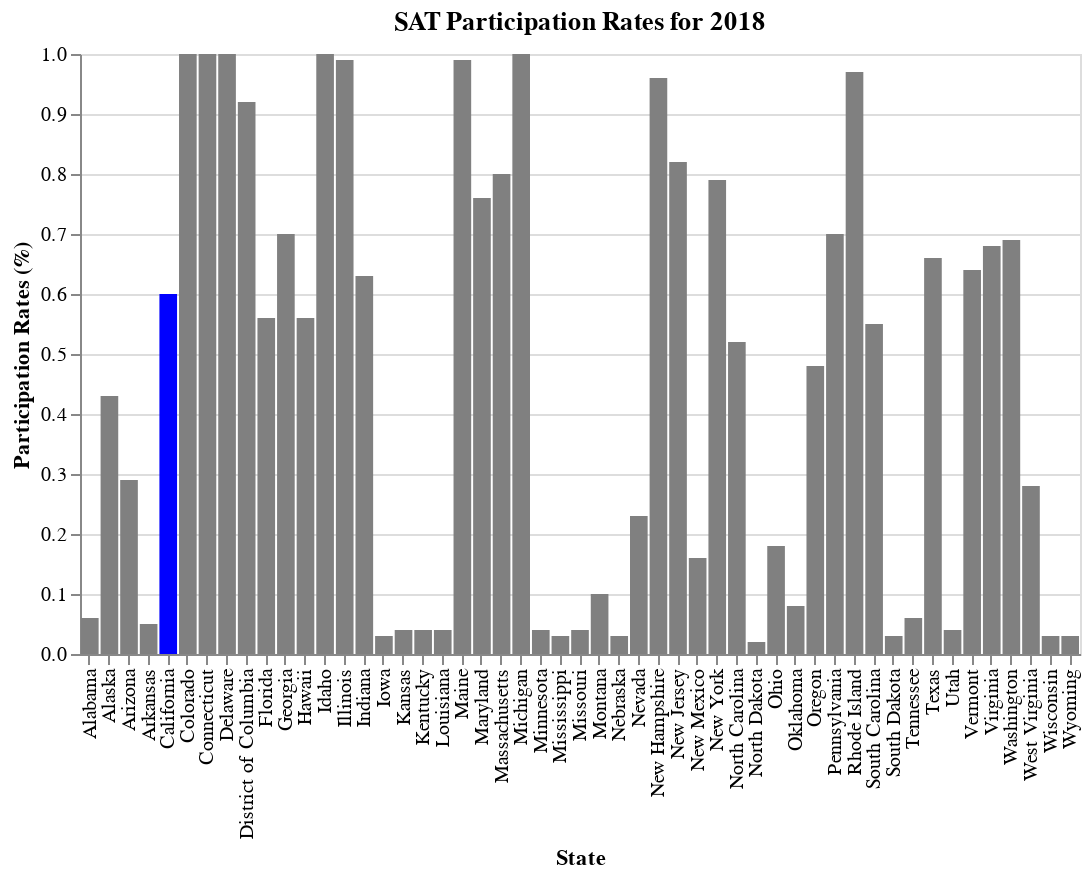

Notebook cell for this chart:
### Code cell
#SAT participation rate for 2018
alt.Chart(states_data).mark_bar().encode(
    x=alt.X('state', title='State'),
    y=alt.Y('sat18_part', title='Participation Rates (%)'),
    color=alt.condition(
        alt.datum.state == 'California',
        alt.value('blue'),
        alt.value('grey')
    )
).properties(width=500, title='SAT Participation Rates for 2018')

### Figure 1 — Vega-Lite specification as saved in the notebook (floating-point values rounded to 4 significant figures)
{"config": {"view": {"continuousWidth": 400, "continuousHeight": 300}}, "data": {"name": "data-569fff93ff2a9f790209f8140c8ab5fc"}, "mark": "bar", "encoding": {"color": {"condition": {"value": "blue", "test": "(datum.state === 'California')"}, "value": "grey"}, "x": {"type": "nominal", "field": "state", "title": "State"}, "y": {"type": "quantitative", "field": "sat18_part", "title": "Participation Rates (%)"}}, "title": "SAT Participation Rates for 2018", "width": 500, "$schema": "https://vega.github.io/schema/vega-lite/v4.8.1.json", "datasets": {"data-569fff93ff2a9f790209f8140c8ab5fc": [{"state": "Alabama", "sat17_part": 0.05, "sat17_ebrw": 593, "sat17_math": 572, "sat17_total": 1165, "act17_part": 1.0, "act17_eng": 18.9, "act17_math": 18.4, "act17_read": 19.7, "act17_sci": 19.4, "act17_comp": 19.2, "sat18_part": 0.06, "sat18_ebrw": 595, "sat18_math": 571, "sat18_total": 1166, "act18_part": 1.0, "act18_comp": 19.1, "sat19_part": 0.07, "sat19_ebrw": 583, "sat19_math": 560, "sat19_total": 1143, "act19_part": 1.0, "act19_comp": 18.9, "pop19": 4903185, "poverty_pct": 14.7, "income17": 50200.0, "income18": 50800.0, "income19": 51700.0, "gdp17": 215100.0, "gdp18": 224000.0, "gdp19": 231200.0, "gdp19_percap": 47150.0}, {"state": "Alaska", "sat17_part": 0.38, "sat17_ebrw": 547, "sat17_math": 533, "sat17_total": 1080, "act17_part": 0.65, "act17_eng": 18.7, "act17_math": 19.8, "act17_read": 20.4, "act17_sci": 19.9, "act17_comp": 19.8, "sat18_part": 0.43, "sat18_ebrw": 562, "sat18_math": 544, "sat18_total": 1106, "act18_part": 0.33, "act18_comp": 20.8, "sat19_part": 0.41, "sat19_ebrw": 556, "sat19_math": 541, "sat19_total": 1097, "act19_part": 0.38, "act19_comp": 20.1, "pop19": 731545, "poverty_pct": 11.8, "income17": 76300.0, "income18": 75700.0, "income19": 75500.0, "gdp17": 53090.0, "gdp18": 54710.0, "gdp19": 54550.0, "gdp19_percap": 74560.0}, {"state": "Arizona", "sat17_part": 0.3, "sat17_ebrw": 563, "sat17_math": 553, "sat17_total": 1116, "act17_part": 0.62, "act17_eng": 18.6, "act17_math": 19.8, "act17_read": 20.1, "act17_sci": 19.8, "act17_comp": 19.7, "sat18_part": 0.29, "sat18_ebrw": 577, "sat18_math": 572, "sat18_total": 1149, "act18_part": 0.66, "act18_comp": 19.2, "sat19_part": 0.31, "sat19_ebrw": 569, "sat19_math": 565, "sat19_total": 1134, "act19_part": 0.73, "act19_comp": 19.0, "pop19": 7278717, "poverty_pct": 12.1, "income17": 59000.0, "income18": 60300.0, "income19": 62100.0, "gdp17": 330400.0, "gdp18": 349900.0, "gdp19": 370000.0, "gdp19_percap": 50830.0}, {"state": "Arkansas", "sat17_part": 0.03, "sat17_ebrw": 614, "sat17_math": 594, "sat17_total": 1208, "act17_part": 1.0, "act17_eng": 18.9, "act17_math": 19.0, "act17_read": 19.7, "act17_sci": 19.5, "act17_comp": 19.4, "sat18_part": 0.05, "sat18_ebrw": 592, "sat18_math": 576, "sat18_total": 1169, "act18_part": 1.0, "act18_comp": 19.4, "sat19_part": 0.06, "sat19_ebrw": 582, "sat19_math": 559, "sat19_total": 1141, "act19_part": 1.0, "act19_comp": 19.3, "pop19": 3017804, "poverty_pct": 15.0, "income17": 47800.0, "income18": 47900.0, "income19": 49000.0, "gdp17": 122400.0, "gdp18": 127300.0, "gdp19": 130800.0, "gdp19_percap": 43360.0}, {"state": "California", "sat17_part": 0.53, "sat17_ebrw": 531, "sat17_math": 524, "sat17_total": 1055, "act17_part": 0.31, "act17_eng": 22.5, "act17_math": 22.7, "act17_read": 23.1, "act17_sci": 22.2, "act17_comp": 22.8, "sat18_part": 0.6, "sat18_ebrw": 540, "sat18_math": 536, "sat18_total": 1076, "act18_part": 0.27, "act18_comp": 22.7, "sat19_part": 0.63, "sat19_ebrw": 534, "sat19_math": 531, "sat19_total": 1065, "act19_part": 0.23, "act19_comp": 22.6, "pop19": 39512223, "poverty_pct": 11.4, "income17": 74900.0, "income18": 76600.0, "income19": 80400.0, "gdp17": 2731000.0, "gdp18": 2895000.0, "gdp19": 3053000.0, "gdp19_percap": 77260.0}, {"state": "Colorado", "sat17_part": 0.11, "sat17_ebrw": 606, "sat17_math": 595, "sat17_total": 1201, "act17_part": 1.0, "act17_eng": 20.1, "act17_math": 20.3, "act17_read": 21.2, "act17_sci": 20.9, "act17_comp": 20.8, "sat18_part": 1.0, "sat18_ebrw": 519, "sat18_math": 506, "sat18_total": 1025, "act18_part": 0.3, "act18_comp": 23.9, "sat19_part": 1.0, "sat19_ebrw": 518, "sat19_math": 506, "sat19_total": 1024, "act19_part": 0.27, "act19_comp": 23.8, "pop19": 5758736, "poverty_pct": 9.1, "income17": 72100.0, "income18": 73300.0, "income19": 77100.0, "gdp17": 348900.0, "gdp18": 371400.0, "gdp19": 392200.0, "gdp19_percap": 68110.0}, {"state": "Connecticut", "sat17_part": 1.0, "sat17_ebrw": 530, "sat17_math": 512, "sat17_total": 1041, "act17_part": 0.31, "act17_eng": 25.5, "act17_math": 24.6, "act17_read": 25.6, "act17_sci": 24.6, "act17_comp": 25.2, "sat18_part": 1.0, "sat18_ebrw": 535, "sat18_math": 519, "sat18_total": 1053, "act18_part": 0.26, "act18_comp": 25.6, "sat19_part": 1.0, "sat19_ebrw": 529, "sat19_math": 516, "sat19_total": 1046, "act19_part": 0.22, "act19_comp": 25.5, "pop19": 3565287, "poverty_pct": 9.7, "income17": 77400.0, "income18": 77700.0, "income19": 78800.0, "gdp17": 271600.0, "gdp18": 280700.0, "gdp19": 288100.0, "gdp19_percap": 80810.0}, {"state": "Delaware", "sat17_part": 1.0, "sat17_ebrw": 503, "sat17_math": 492, "sat17_total": 996, "act17_part": 0.18, "act17_eng": 24.1, "act17_math": 23.4, "act17_read": 24.8, "act17_sci": 23.6, "act17_comp": 24.1, "sat18_part": 1.0, "sat18_ebrw": 505, "sat18_math": 492, "sat18_total": 998, "act18_part": 0.17, "act18_comp": 23.8, "sat19_part": 1.0, "sat19_ebrw": 499, "sat19_math": 486, "sat19_total": 985, "act19_part": 0.13, "act19_comp": 24.1, "pop19": 973764, "poverty_pct": 7.6, "income17": 65600.0, "income18": 66000.0, "income19": 70200.0, "gdp17": 68760.0, "gdp18": 72490.0, "gdp19": 77040.0, "gdp19_percap": 79120.0}, {"state": "District of Columbia", "sat17_part": 1.0, "sat17_ebrw": 482, "sat17_math": 468, "sat17_total": 950, "act17_part": 0.32, "act17_eng": 24.4, "act17_math": 23.5, "act17_read": 24.9, "act17_sci": 23.5, "act17_comp": 24.2, "sat18_part": 0.92, "sat18_ebrw": 497, "sat18_math": 480, "sat18_total": 977, "act18_part": 0.32, "act18_comp": 23.6, "sat19_part": 0.94, "sat19_ebrw": 495, "sat19_math": 480, "sat19_total": 975, "act19_part": 0.32, "act19_comp": 23.5, "pop19": 705749, "poverty_pct": 13.7, "income17": 85900.0, "income18": 86700.0, "income19": 92300.0, "gdp17": 133400.0, "gdp18": 139800.0, "gdp19": 144400.0, "gdp19_percap": 204600.0}, {"state": "Florida", "sat17_part": 0.83, "sat17_ebrw": 520, "sat17_math": 497, "sat17_total": 1017, "act17_part": 0.73, "act17_eng": 19.0, "act17_math": 19.4, "act17_read": 21.0, "act17_sci": 19.4, "act17_comp": 19.8, "sat18_part": 0.56, "sat18_ebrw": 550, "sat18_math": 549, "sat18_total": 1099, "act18_part": 0.66, "act18_comp": 19.9, "sat19_part": 1.0, "sat19_ebrw": 516, "sat19_math": 483, "sat19_total": 999, "act19_part": 0.54, "act19_comp": 20.1, "pop19": 21477737, "poverty_pct": 12.9, "income17": 54900.0, "income18": 56500.0, "income19": 59200.0, "gdp17": 1003000.0, "gdp18": 1058000.0, "gdp19": 1116000.0, "gdp19_percap": 51980.0}, {"state": "Georgia", "sat17_part": 0.61, "sat17_ebrw": 535, "sat17_math": 515, "sat17_total": 1050, "act17_part": 0.55, "act17_eng": 21.0, "act17_math": 20.9, "act17_read": 22.0, "act17_sci": 21.3, "act17_comp": 21.4, "sat18_part": 0.7, "sat18_ebrw": 542, "sat18_math": 522, "sat18_total": 1064, "act18_part": 0.53, "act18_comp": 21.4, "sat19_part": 0.71, "sat19_ebrw": 538, "sat19_math": 519, "sat19_total": 1058, "act19_part": 0.49, "act19_comp": 21.4, "pop19": 10617423, "poverty_pct": 13.3, "income17": 58600.0, "income18": 59800.0, "income19": 62000.0, "gdp17": 574400.0, "gdp18": 602300.0, "gdp19": 637800.0, "gdp19_percap": 60070.0}, {"state": "Hawaii", "sat17_part": 0.55, "sat17_ebrw": 544, "sat17_math": 541, "sat17_total": 1085, "act17_part": 0.9, "act17_eng": 17.8, "act17_math": 19.2, "act17_read": 19.2, "act17_sci": 19.3, "act17_comp": 19.0, "sat18_part": 0.56, "sat18_ebrw": 480, "sat18_math": 530, "sat18_total": 1010, "act18_part": 0.89, "act18_comp": 18.9, "sat19_part": 0.54, "sat19_ebrw": 550, "sat19_math": 550, "sat19_total": 1100, "act19_part": 0.8, "act19_comp": 19.0, "pop19": 1415872, "poverty_pct": 9.4, "income17": 81100.0, "income18": 81700.0, "income19": 83100.0, "gdp17": 87180.0, "gdp18": 90280.0, "gdp19": 91780.0, "gdp19_percap": 64820.0}, {"state": "Idaho", "sat17_part": 0.93, "sat17_ebrw": 513, "sat17_math": 493, "sat17_total": 1005, "act17_part": 0.38, "act17_eng": 21.9, "act17_math": 21.8, "act17_read": 23.0, "act17_sci": 22.1, "act17_comp": 22.3, "sat18_part": 1.0, "sat18_ebrw": 508, "sat18_math": 493, "sat18_total": 1001, "act18_part": 0.36, "act18_comp": 22.3, "sat19_part": 1.0, "sat19_ebrw": 505, "sat19_math": 488, "sat19_total": 993, "act19_part": 0.31, "act19_comp": 22.5, "pop19": 1787065, "poverty_pct": 10.0, "income17": 54500.0, "income18": 56600.0, "income19": 61000.0, "gdp17": 71690.0, "gdp18": 77490.0, "gdp19": 82420.0, "gdp19_percap": 46120.0}, {"state": "Illinois", "sat17_part": 0.09, "sat17_ebrw": 559, "sat17_math": 556, "sat17_total": 1115, "act17_part": 0.93, "act17_eng": 21.0, "act17_math": 21.2, "act17_read": 21.6, "act17_sci": 21.3, "act17_comp": 21.4, "sat18_part": 0.99, "sat18_ebrw": 513, "sat18_math": 506, "sat18_total": 1019, "act18_part": 0.43, "act18_comp": 23.9, "sat19_part": 1.0, "sat19_ebrw": 509, "sat19_math": 504, "sat19_total": 1013, "act19_part": 0.35, "act19_comp": 24.3, "pop19": 12671821, "poverty_pct": 10.4, "income17": 65700.0, "income18": 66200.0, "income19": 69200.0, "gdp17": 827100.0, "gdp18": 867500.0, "gdp19": 890500.0, "gdp19_percap": 70270.0}, {"state": "Indiana", "sat17_part": 0.63, "sat17_ebrw": 542, "sat17_math": 532, "sat17_total": 1074, "act17_part": 0.35, "act17_eng": 22.0, "act17_math": 22.4, "act17_read": 23.2, "act17_sci": 22.3, "act17_comp": 22.6, "sat18_part": 0.63, "sat18_ebrw": 542, "sat18_math": 532, "sat18_total": 1074, "act18_part": 0.32, "act18_comp": 22.5, "sat19_part": 0.66, "sat19_ebrw": 543, "sat19_math": 537, "sat19_total": 1080, "act19_part": 0.29, "act19_comp": 22.5, "pop19": 6732219, "poverty_pct": 11.1, "income17": 56500.0, "income18": 56800.0, "income19": 57600.0, "gdp17": 353200.0, "gdp18": 373500.0, "gdp19": 381000.0, "gdp19_percap": 56600.0}, {"state": "Iowa", "sat17_part": 0.02, "sat17_ebrw": 641, "sat17_math": 635, "sat17_total": 1275, "act17_part": 0.67, "act17_eng": 21.2, "act17_math": 21.3, "act17_read": 22.6, "act17_sci": 22.1, "act17_comp": 21.9, "sat18_part": 0.03, "sat18_ebrw": 634, "sat18_math": 631, "sat18_total": 1265, "act18_part": 0.68, "act18_comp": 21.8, "sat19_part": 0.03, "sat19_ebrw": 622, "sat19_math": 622, "sat19_total": 1244, "act19_part": 0.66, "act19_comp": 21.6, "pop19": 3155070, "poverty_pct": 8.6, "income17": 61100.0, "income18": 61000.0, "income19": 61700.0, "gdp17": 183500.0, "gdp18": 190400.0, "gdp19": 194300.0, "gdp19_percap": 61590.0}, {"state": "Kansas", "sat17_part": 0.04, "sat17_ebrw": 632, "sat17_math": 628, "sat17_total": 1260, "act17_part": 0.73, "act17_eng": 21.1, "act17_math": 21.3, "act17_read": 22.3, "act17_sci": 21.7, "act17_comp": 21.7, "sat18_part": 0.04, "sat18_ebrw": 633, "sat18_math": 631, "sat18_total": 1265, "act18_part": 0.71, "act18_comp": 21.6, "sat19_part": 0.04, "sat19_ebrw": 618, "sat19_math": 623, "sat19_total": 1241, "act19_part": 0.72, "act19_comp": 21.2, "pop19": 2913314, "poverty_pct": 10.4, "income17": 58800.0, "income18": 59300.0, "income19": 62100.0, "gdp17": 164900.0, "gdp18": 172300.0, "gdp19": 176700.0, "gdp19_percap": 60670.0}, {"state": "Kentucky", "sat17_part": 0.04, "sat17_ebrw": 631, "sat17_math": 616, "sat17_total": 1247, "act17_part": 1.0, "act17_eng": 19.6, "act17_math": 19.4, "act17_read": 20.5, "act17_sci": 20.1, "act17_comp": 20.0, "sat18_part": 0.04, "sat18_ebrw": 630, "sat18_math": 618, "sat18_total": 1248, "act18_part": 1.0, "act18_comp": 20.2, "sat19_part": 0.04, "sat19_ebrw": 620, "sat19_math": 612, "sat19_total": 1232, "act19_part": 1.0, "act19_comp": 19.8, "pop19": 4467673, "poverty_pct": 14.2, "income17": 50500.0, "income18": 51200.0, "income19": 52300.0, "gdp17": 201600.0, "gdp18": 208300.0, "gdp19": 216100.0, "gdp19_percap": 48370.0}, {"state": "Louisiana", "sat17_part": 0.04, "sat17_ebrw": 611, "sat17_math": 586, "sat17_total": 1198, "act17_part": 1.0, "act17_eng": 19.4, "act17_math": 18.8, "act17_read": 19.8, "act17_sci": 19.6, "act17_comp": 19.5, "sat18_part": 0.04, "sat18_ebrw": 615, "sat18_math": 595, "sat18_total": 1210, "act18_part": 1.0, "act18_comp": 19.2, "sat19_part": 0.05, "sat19_ebrw": 610, "sat19_math": 591, "sat19_total": 1200, "act19_part": 1.0, "act19_comp": 18.8, "pop19": 4648794, "poverty_pct": 19.1, "income17": 48100.0, "income18": 48800.0, "income19": 51100.0, "gdp17": 241700.0, "gdp18": 255800.0, "gdp19": 254600.0, "gdp19_percap": 54760.0}, {"state": "Maine", "sat17_part": 0.95, "sat17_ebrw": 513, "sat17_math": 499, "sat17_total": 1012, "act17_part": 0.08, "act17_eng": 24.2, "act17_math": 24.0, "act17_read": 24.8, "act17_sci": 23.7, "act17_comp": 24.3, "sat18_part": 0.99, "sat18_ebrw": 512, "sat18_math": 501, "sat18_total": 1013, "act18_part": 0.07, "act18_comp": 24.0, "sat19_part": 0.99, "sat19_ebrw": 512, "sat19_math": 502, "sat19_total": 1013, "act19_part": 0.06, "act19_comp": 24.3, "pop19": 1344212, "poverty_pct": 11.5, "income17": 58700.0, "income18": 56600.0, "income19": 58900.0, "gdp17": 62410.0, "gdp18": 65490.0, "gdp19": 68450.0, "gdp19_percap": 50920.0}, {"state": "Maryland", "sat17_part": 0.69, "sat17_ebrw": 536, "sat17_math": 524, "sat17_total": 1060, "act17_part": 0.28, "act17_eng": 23.3, "act17_math": 23.1, "act17_read": 24.2, "act17_sci": 2.3, "act17_comp": 23.6, "sat18_part": 0.76, "sat18_ebrw": 545, "sat18_math": 535, "sat18_total": 1080, "act18_part": 0.31, "act18_comp": 22.5, "sat19_part": 0.82, "sat19_ebrw": 535, "sat19_math": 523, "sat19_total": 1058, "act19_part": 0.28, "act19_comp": 22.3, "pop19": 6045680, "poverty_pct": 7.5, "income17": 84200.0, "income18": 84800.0, "income19": 86700.0, "gdp17": 400400.0, "gdp18": 411100.0, "gdp19": 421600.0, "gdp19_percap": 69740.0}, {"state": "Massachusetts", "sat17_part": 0.76, "sat17_ebrw": 555, "sat17_math": 551, "sat17_total": 1107, "act17_part": 0.29, "act17_eng": 25.4, "act17_math": 25.3, "act17_read": 25.9, "act17_sci": 24.7, "act17_comp": 25.4, "sat18_part": 0.8, "sat18_ebrw": 562, "sat18_math": 563, "sat18_total": 1125, "act18_part": 0.25, "act18_comp": 25.5, "sat19_part": 0.81, "sat19_ebrw": 559, "sat19_math": 561, "sat19_total": 1120, "act19_part": 0.21, "act19_comp": 25.5, "pop19": 6892503, "poverty_pct": 9.2, "income17": 80700.0, "income18": 81300.0, "income19": 85800.0, "gdp17": 532400.0, "gdp18": 564000.0, "gdp19": 593300.0, "gdp19_percap": 86070.0}, {"state": "Michigan", "sat17_part": 1.0, "sat17_ebrw": 509, "sat17_math": 495, "sat17_total": 1005, "act17_part": 0.29, "act17_eng": 24.1, "act17_math": 23.7, "act17_read": 24.5, "act17_sci": 23.8, "act17_comp": 24.1, "sat18_part": 1.0, "sat18_ebrw": 511, "sat18_math": 499, "sat18_total": 1011, "act18_part": 0.22, "act18_comp": 24.2, "sat19_part": 1.0, "sat19_ebrw": 507, "sat19_math": 496, "sat19_total": 1003, "act19_part": 0.19, "act19_comp": 24.4, "pop19": 9986857, "poverty_pct": 10.7, "income17": 57300.0, "income18": 57700.0, "income19": 59600.0, "gdp17": 501800.0, "gdp18": 520800.0, "gdp19": 531400.0, "gdp19_percap": 53210.0}, {"state": "Minnesota", "sat17_part": 0.03, "sat17_ebrw": 644, "sat17_math": 651, "sat17_total": 1295, "act17_part": 1.0, "act17_eng": 20.4, "act17_math": 21.5, "act17_read": 21.8, "act17_sci": 21.6, "act17_comp": 21.5, "sat18_part": 0.04, "sat18_ebrw": 643, "sat18_math": 655, "sat18_total": 1298, "act18_part": 0.99, "act18_comp": 21.3, "sat19_part": 0.04, "sat19_ebrw": 636, "sat19_math": 648, "sat19_total": 1284, "act19_part": 0.95, "act19_comp": 21.4, "pop19": 5639632, "poverty_pct": 7.4, "income17": 71300.0, "income18": 71600.0, "income19": 74600.0, "gdp17": 354700.0, "gdp18": 373400.0, "gdp19": 383000.0, "gdp19_percap": 67920.0}, {"state": "Mississippi", "sat17_part": 0.02, "sat17_ebrw": 634, "sat17_math": 607, "sat17_total": 1242, "act17_part": 1.0, "act17_eng": 18.2, "act17_math": 18.1, "act17_read": 18.8, "act17_sci": 18.8, "act17_comp": 18.6, "sat18_part": 0.03, "sat18_ebrw": 630, "sat18_math": 606, "sat18_total": 1236, "act18_part": 1.0, "act18_comp": 18.6, "sat19_part": 0.03, "sat19_ebrw": 628, "sat19_math": 608, "sat19_total": 1237, "act19_part": 1.0, "act19_comp": 18.4, "pop19": 2976149, "poverty_pct": 19.1, "income17": 45400.0, "income18": 45500.0, "income19": 45800.0, "gdp17": 110000.0, "gdp18": 112400.0, "gdp19": 114700.0, "gdp19_percap": 38550.0}, {"state": "Missouri", "sat17_part": 0.03, "sat17_ebrw": 640, "sat17_math": 631, "sat17_total": 1271, "act17_part": 1.0, "act17_eng": 19.8, "act17_math": 19.9, "act17_read": 20.8, "act17_sci": 20.5, "act17_comp": 20.4, "sat18_part": 0.04, "sat18_ebrw": 633, "sat18_math": 629, "sat18_total": 1262, "act18_part": 1.0, "act18_comp": 20.0, "sat19_part": 0.04, "sat19_ebrw": 622, "sat19_math": 615, "sat19_total": 1236, "act19_part": 0.82, "act19_comp": 20.8, "pop19": 6137428, "poverty_pct": 11.0, "income17": 56000.0, "income18": 55500.0, "income19": 57400.0, "gdp17": 308700.0, "gdp18": 319400.0, "gdp19": 332300.0, "gdp19_percap": 54140.0}, {"state": "Montana", "sat17_part": 0.1, "sat17_ebrw": 605, "sat17_math": 591, "sat17_total": 1196, "act17_part": 1.0, "act17_eng": 19.0, "act17_math": 20.2, "act17_read": 21.0, "act17_sci": 20.5, "act17_comp": 20.3, "sat18_part": 0.1, "sat18_ebrw": 606, "sat18_math": 592, "sat18_total": 1198, "act18_part": 1.0, "act18_comp": 20.0, "sat19_part": 0.09, "sat19_ebrw": 603, "sat19_math": 596, "sat19_total": 1199, "act19_part": 1.0, "act19_comp": 19.8, "pop19": 1068778, "poverty_pct": 10.1, "income17": 55700.0, "income18": 56300.0, "income19": 57200.0, "gdp17": 48440.0, "gdp18": 50900.0, "gdp19": 51790.0, "gdp19_percap": 48460.0}, {"state": "Nebraska", "sat17_part": 0.03, "sat17_ebrw": 629, "sat17_math": 625, "sat17_total": 1253, "act17_part": 0.84, "act17_eng": 20.9, "act17_math": 20.9, "act17_read": 21.9, "act17_sci": 21.5, "act17_comp": 21.4, "sat18_part": 0.03, "sat18_ebrw": 629, "sat18_math": 623, "sat18_total": 1252, "act18_part": 1.0, "act18_comp": 20.1, "sat19_part": 0.03, "sat19_ebrw": 628, "sat19_math": 631, "sat19_total": 1260, "act19_part": 1.0, "act19_comp": 20.0, "pop19": 1934408, "poverty_pct": 10.3, "income17": 62500.0, "income18": 60600.0, "income19": 63200.0, "gdp17": 121900.0, "gdp18": 126900.0, "gdp19": 131400.0, "gdp19_percap": 67900.0}, {"state": "Nevada", "sat17_part": 0.26, "sat17_ebrw": 563, "sat17_math": 553, "sat17_total": 1116, "act17_part": 1.0, "act17_eng": 16.3, "act17_math": 18.0, "act17_read": 18.1, "act17_sci": 18.2, "act17_comp": 17.8, "sat18_part": 0.23, "sat18_ebrw": 574, "sat18_math": 566, "sat18_total": 1140, "act18_part": 1.0, "act18_comp": 17.7, "sat19_part": 0.2, "sat19_ebrw": 580, "sat19_math": 576, "sat19_total": 1156, "act19_part": 1.0, "act19_comp": 17.9, "pop19": 3080156, "poverty_pct": 12.2, "income17": 60500.0, "income18": 59700.0, "income19": 63300.0, "gdp17": 160800.0, "gdp18": 170400.0, "gdp19": 181700.0, "gdp19_percap": 59000.0}, {"state": "New Hampshire", "sat17_part": 0.96, "sat17_ebrw": 532, "sat17_math": 520, "sat17_total": 1052, "act17_part": 0.18, "act17_eng": 25.4, "act17_math": 25.1, "act17_read": 26.0, "act17_sci": 24.9, "act17_comp": 25.5, "sat18_part": 0.96, "sat18_ebrw": 535, "sat18_math": 528, "sat18_total": 1063, "act18_part": 0.16, "act18_comp": 25.1, "sat19_part": 0.95, "sat19_ebrw": 533, "sat19_math": 526, "sat19_total": 1059, "act19_part": 0.14, "act19_comp": 25.0, "pop19": 1359711, "poverty_pct": 5.6, "income17": 76500.0, "income18": 76300.0, "income19": 77900.0, "gdp17": 80670.0, "gdp18": 83840.0, "gdp19": 87510.0, "gdp19_percap": 64360.0}, {"state": "New Jersey", "sat17_part": 0.7, "sat17_ebrw": 530, "sat17_math": 526, "sat17_total": 1056, "act17_part": 0.34, "act17_eng": 23.8, "act17_math": 23.8, "act17_read": 24.1, "act17_sci": 23.2, "act17_comp": 23.9, "sat18_part": 0.82, "sat18_ebrw": 547, "sat18_math": 547, "sat18_total": 1094, "act18_part": 0.31, "act18_comp": 23.7, "sat19_part": 0.82, "sat19_ebrw": 544, "sat19_math": 545, "sat19_total": 1090, "act19_part": 0.25, "act19_comp": 24.2, "pop19": 8882190, "poverty_pct": 8.2, "income17": 83500.0, "income18": 83200.0, "income19": 85800.0, "gdp17": 586400.0, "gdp18": 613500.0, "gdp19": 639400.0, "gdp19_percap": 71990.0}, {"state": "New Mexico", "sat17_part": 0.11, "sat17_ebrw": 577, "sat17_math": 561, "sat17_total": 1138, "act17_part": 0.66, "act17_eng": 18.6, "act17_math": 19.4, "act17_read": 20.4, "act17_sci": 20.0, "act17_comp": 19.7, "sat18_part": 0.16, "sat18_ebrw": 552, "sat18_math": 540, "sat18_total": 1093, "act18_part": 0.67, "act18_comp": 19.4, "sat19_part": 0.18, "sat19_ebrw": 543, "sat19_math": 530, "sat19_total": 1073, "act19_part": 0.63, "act19_comp": 19.3, "pop19": 2096829, "poverty_pct": 17.2, "income17": 48800.0, "income18": 48000.0, "income19": 51900.0, "gdp17": 92310.0, "gdp18": 97270.0, "gdp19": 102000.0, "gdp19_percap": 48630.0}, {"state": "New York", "sat17_part": 0.67, "sat17_ebrw": 528, "sat17_math": 523, "sat17_total": 1052, "act17_part": 0.31, "act17_eng": 23.8, "act17_math": 24.0, "act17_read": 24.6, "act17_sci": 23.9, "act17_comp": 24.2, "sat18_part": 0.79, "sat18_ebrw": 534, "sat18_math": 534, "sat18_total": 1068, "act18_part": 0.27, "act18_comp": 24.5, "sat19_part": 0.79, "sat19_ebrw": 531, "sat19_math": 533, "sat19_total": 1064, "act19_part": 0.22, "act19_comp": 24.5, "pop19": 19453561, "poverty_pct": 12.1, "income17": 67700.0, "income18": 69100.0, "income19": 72100.0, "gdp17": 1604000.0, "gdp18": 1695000.0, "gdp19": 1778000.0, "gdp19_percap": 91380.0}, {"state": "North Carolina", "sat17_part": 0.49, "sat17_ebrw": 546, "sat17_math": 535, "sat17_total": 1081, "act17_part": 1.0, "act17_eng": 17.8, "act17_math": 19.3, "act17_read": 19.6, "act17_sci": 19.3, "act17_comp": 19.1, "sat18_part": 0.52, "sat18_ebrw": 554, "sat18_math": 543, "sat18_total": 1098, "act18_part": 1.0, "act18_comp": 19.1, "sat19_part": 0.51, "sat19_ebrw": 554, "sat19_math": 546, "sat19_total": 1100, "act19_part": 1.0, "act19_comp": 19.0, "pop19": 10488084, "poverty_pct": 13.6, "income17": 55000.0, "income18": 54800.0, "income19": 57300.0, "gdp17": 549700.0, "gdp18": 570000.0, "gdp19": 595700.0, "gdp19_percap": 56790.0}, {"state": "North Dakota", "sat17_part": 0.02, "sat17_ebrw": 635, "sat17_math": 621, "sat17_total": 1256, "act17_part": 0.98, "act17_eng": 19.0, "act17_math": 20.4, "act17_read": 20.5, "act17_sci": 20.6, "act17_comp": 20.3, "sat18_part": 0.02, "sat18_ebrw": 640, "sat18_math": 643, "sat18_total": 1283, "act18_part": 0.98, "act18_comp": 20.3, "sat19_part": 0.02, "sat19_ebrw": 627, "sat19_math": 636, "sat19_total": 1263, "act19_part": 0.96, "act19_comp": 19.9, "pop19": 762062, "poverty_pct": 10.1, "income17": 64500.0, "income18": 65000.0, "income19": 64600.0, "gdp17": 55230.0, "gdp18": 59090.0, "gdp19": 59000.0, "gdp19_percap": 77430.0}, {"state": "Ohio", "sat17_part": 0.12, "sat17_ebrw": 578, "sat17_math": 570, "sat17_total": 1149, "act17_part": 0.75, "act17_eng": 21.2, "act17_math": 21.6, "act17_read": 22.5, "act17_sci": 22.0, "act17_comp": 22.0, "sat18_part": 0.18, "sat18_ebrw": 552, "sat18_math": 547, "sat18_total": 1099, "act18_part": 1.0, "act18_comp": 20.3, "sat19_part": 0.19, "sat19_ebrw": 550, "sat19_math": 548, "sat19_total": 1097, "act19_part": 1.0, "act19_comp": 20.0, "pop19": 11689100, "poverty_pct": 12.4, "income17": 56300.0, "income18": 57100.0, "income19": 58600.0, "gdp17": 641700.0, "gdp18": 667000.0, "gdp19": 693200.0, "gdp19_percap": 59300.0}, {"state": "Oklahoma", "sat17_part": 0.07, "sat17_ebrw": 530, "sat17_math": 517, "sat17_total": 1047, "act17_part": 1.0, "act17_eng": 18.5, "act17_math": 18.8, "act17_read": 20.1, "act17_sci": 19.6, "act17_comp": 19.4, "sat18_part": 0.08, "sat18_ebrw": 541, "sat18_math": 521, "sat18_total": 1062, "act18_part": 1.0, "act18_comp": 19.3, "sat19_part": 0.22, "sat19_ebrw": 490, "sat19_math": 472, "sat19_total": 963, "act19_part": 1.0, "act19_comp": 18.9, "pop19": 3956971, "poverty_pct": 12.4, "income17": 52200.0, "income18": 52900.0, "income19": 54400.0, "gdp17": 190700.0, "gdp18": 202500.0, "gdp19": 203700.0, "gdp19_percap": 51480.0}, {"state": "Oregon", "sat17_part": 0.43, "sat17_ebrw": 560, "sat17_math": 548, "sat17_total": 1108, "act17_part": 0.4, "act17_eng": 21.2, "act17_math": 21.5, "act17_read": 22.4, "act17_sci": 21.7, "act17_comp": 21.8, "sat18_part": 0.48, "sat18_ebrw": 564, "sat18_math": 553, "sat18_total": 1117, "act18_part": 0.42, "act18_comp": 21.3, "sat19_part": 0.51, "sat19_ebrw": 562, "sat19_math": 550, "sat19_total": 1112, "act19_part": 0.42, "act19_comp": 21.1, "pop19": 4217737, "poverty_pct": 9.8, "income17": 62800.0, "income18": 64600.0, "income19": 67100.0, "gdp17": 222600.0, "gdp18": 237100.0, "gdp19": 246600.0, "gdp19_percap": 58480.0}, {"state": "Pennsylvania", "sat17_part": 0.65, "sat17_ebrw": 540, "sat17_math": 531, "sat17_total": 1071, "act17_part": 0.23, "act17_eng": 23.4, "act17_math": 23.4, "act17_read": 24.2, "act17_sci": 23.3, "act17_comp": 23.7, "sat18_part": 0.7, "sat18_ebrw": 547, "sat18_math": 539, "sat18_total": 1086, "act18_part": 0.2, "act18_comp": 23.5, "sat19_part": 0.7, "sat19_ebrw": 545, "sat19_math": 537, "sat19_total": 1082, "act19_part": 0.17, "act19_comp": 23.6, "pop19": 12801989, "poverty_pct": 10.5, "income17": 61700.0, "income18": 62000.0, "income19": 63500.0, "gdp17": 745000.0, "gdp18": 772600.0, "gdp19": 799700.0, "gdp19_percap": 62470.0}, {"state": "Rhode Island", "sat17_part": 0.71, "sat17_ebrw": 539, "sat17_math": 524, "sat17_total": 1062, "act17_part": 0.21, "act17_eng": 24.0, "act17_math": 23.3, "act17_read": 24.7, "act17_sci": 23.4, "act17_comp": 24.0, "sat18_part": 0.97, "sat18_ebrw": 513, "sat18_math": 505, "sat18_total": 1018, "act18_part": 0.15, "act18_comp": 24.2, "sat19_part": 1.0, "sat19_ebrw": 503, "sat19_math": 492, "sat19_total": 995, "act19_part": 0.12, "act19_comp": 24.7, "pop19": 1059361, "poverty_pct": 9.8, "income17": 66600.0, "income18": 65500.0, "income19": 71200.0, "gdp17": 57940.0, "gdp18": 59130.0, "gdp19": 61320.0, "gdp19_percap": 57880.0}, {"state": "South Carolina", "sat17_part": 0.5, "sat17_ebrw": 543, "sat17_math": 521, "sat17_total": 1064, "act17_part": 1.0, "act17_eng": 17.5, "act17_math": 18.6, "act17_read": 19.1, "act17_sci": 18.9, "act17_comp": 18.7, "sat18_part": 0.55, "sat18_ebrw": 547, "sat18_math": 523, "sat18_total": 1070, "act18_part": 1.0, "act18_comp": 18.3, "sat19_part": 0.68, "sat19_ebrw": 526, "sat19_math": 504, "sat19_total": 1030, "act19_part": 0.78, "act19_comp": 18.8, "pop19": 5148714, "poverty_pct": 14.4, "income17": 52700.0, "income18": 53300.0, "income19": 56200.0, "gdp17": 223000.0, "gdp18": 233700.0, "gdp19": 244700.0, "gdp19_percap": 47520.0}, {"state": "South Dakota", "sat17_part": 0.03, "sat17_ebrw": 612, "sat17_math": 603, "sat17_total": 1216, "act17_part": 0.8, "act17_eng": 20.7, "act17_math": 21.5, "act17_read": 22.3, "act17_sci": 22.0, "act17_comp": 21.8, "sat18_part": 0.03, "sat18_ebrw": 622, "sat18_math": 618, "sat18_total": 1240, "act18_part": 0.77, "act18_comp": 21.9, "sat19_part": 0.03, "sat19_ebrw": 633, "sat19_math": 635, "sat19_total": 1268, "act19_part": 0.75, "act19_comp": 21.6, "pop19": 884659, "poverty_pct": 10.6, "income17": 58900.0, "income18": 57300.0, "income19": 59500.0, "gdp17": 50300.0, "gdp18": 52400.0, "gdp19": 53940.0, "gdp19_percap": 60970.0}, {"state": "Tennessee", "sat17_part": 0.05, "sat17_ebrw": 623, "sat17_math": 604, "sat17_total": 1228, "act17_part": 1.0, "act17_eng": 19.5, "act17_math": 19.2, "act17_read": 20.1, "act17_sci": 19.9, "act17_comp": 19.8, "sat18_part": 0.06, "sat18_ebrw": 624, "sat18_math": 607, "sat18_total": 1231, "act18_part": 1.0, "act18_comp": 19.6, "sat19_part": 0.07, "sat19_ebrw": 618, "sat19_math": 602, "sat19_total": 1220, "act19_part": 1.0, "act19_comp": 19.4, "pop19": 6829174, "poverty_pct": 12.1, "income17": 53500.0, "income18": 53300.0, "income19": 56100.0, "gdp17": 349800.0, "gdp18": 361400.0, "gdp19": 376900.0, "gdp19_percap": 55190.0}, {"state": "Texas", "sat17_part": 0.62, "sat17_ebrw": 513, "sat17_math": 507, "sat17_total": 1020, "act17_part": 0.45, "act17_eng": 19.5, "act17_math": 20.7, "act17_read": 21.1, "act17_sci": 20.9, "act17_comp": 20.7, "sat18_part": 0.66, "sat18_ebrw": 520, "sat18_math": 512, "sat18_total": 1032, "act18_part": 0.45, "act18_comp": 20.7, "sat19_part": 0.68, "sat19_ebrw": 515, "sat19_math": 507, "sat19_total": 1022, "act19_part": 0.39, "act19_comp": 20.5, "pop19": 28995881, "poverty_pct": 12.7, "income17": 61700.0, "income18": 61700.0, "income19": 64000.0, "gdp17": 1677000.0, "gdp18": 1810000.0, "gdp19": 1864000.0, "gdp19_percap": 64280.0}, {"state": "Utah", "sat17_part": 0.03, "sat17_ebrw": 624, "sat17_math": 614, "sat17_total": 1238, "act17_part": 1.0, "act17_eng": 19.5, "act17_math": 19.9, "act17_read": 20.8, "act17_sci": 20.6, "act17_comp": 20.3, "sat18_part": 0.04, "sat18_ebrw": 480, "sat18_math": 530, "sat18_total": 1010, "act18_part": 1.0, "act18_comp": 20.4, "sat19_part": 0.04, "sat19_ebrw": 614, "sat19_math": 615, "sat19_total": 1230, "act19_part": 1.0, "act19_comp": 20.3, "pop19": 3205958, "poverty_pct": 7.6, "income17": 71300.0, "income18": 72700.0, "income19": 75800.0, "gdp17": 168100.0, "gdp18": 182600.0, "gdp19": 195100.0, "gdp19_percap": 60850.0}, {"state": "Vermont", "sat17_part": 0.6, "sat17_ebrw": 562, "sat17_math": 551, "sat17_total": 1114, "act17_part": 0.29, "act17_eng": 23.3, "act17_math": 23.1, "act17_read": 24.4, "act17_sci": 23.2, "act17_comp": 23.6, "sat18_part": 0.64, "sat18_ebrw": 565, "sat18_math": 554, "sat18_total": 1120, "act18_part": 0.24, "act18_comp": 24.1, "sat19_part": 0.66, "sat19_ebrw": 560, "sat19_math": 546, "sat19_total": 1106, "act19_part": 0.2, "act19_comp": 24.1, "pop19": 623989, "poverty_pct": 9.0, "income17": 60000.0, "income18": 61900.0, "income19": 63000.0, "gdp17": 32250.0, "gdp18": 33030.0, "gdp19": 34130.0, "gdp19_percap": 54690.0}, {"state": "Virginia", "sat17_part": 0.65, "sat17_ebrw": 561, "sat17_math": 541, "sat17_total": 1102, "act17_part": 0.29, "act17_eng": 23.5, "act17_math": 23.3, "act17_read": 24.6, "act17_sci": 23.5, "act17_comp": 23.8, "sat18_part": 0.68, "sat18_ebrw": 567, "sat18_math": 550, "sat18_total": 1117, "act18_part": 0.24, "act18_comp": 23.9, "sat19_part": 0.68, "sat19_ebrw": 567, "sat19_math": 551, "sat19_total": 1119, "act19_part": 0.21, "act19_comp": 24.0, "pop19": 8535519, "poverty_pct": 9.7, "income17": 74600.0, "income18": 73900.0, "income19": 76500.0, "gdp17": 509900.0, "gdp18": 531800.0, "gdp19": 554300.0, "gdp19_percap": 64940.0}, {"state": "Washington", "sat17_part": 0.64, "sat17_ebrw": 541, "sat17_math": 534, "sat17_total": 1075, "act17_part": 0.29, "act17_eng": 20.9, "act17_math": 21.9, "act17_read": 22.1, "act17_sci": 22.0, "act17_comp": 21.9, "sat18_part": 0.69, "sat18_ebrw": 543, "sat18_math": 538, "sat18_total": 1081, "act18_part": 0.24, "act18_comp": 22.2, "sat19_part": 0.7, "sat19_ebrw": 539, "sat19_math": 535, "sat19_total": 1074, "act19_part": 0.24, "act19_comp": 22.1, "pop19": 7614893, "poverty_pct": 8.8, "income17": 74000.0, "income18": 75400.0, "income19": 78700.0, "gdp17": 519900.0, "gdp18": 564500.0, "gdp19": 597900.0, "gdp19_percap": 78510.0}, {"state": "West Virginia", "sat17_part": 0.14, "sat17_ebrw": 558, "sat17_math": 528, "sat17_total": 1086, "act17_part": 0.69, "act17_eng": 20.0, "act17_math": 19.4, "act17_read": 21.2, "act17_sci": 20.5, "act17_comp": 20.4, "sat18_part": 0.28, "sat18_ebrw": 513, "sat18_math": 486, "sat18_total": 999, "act18_part": 0.65, "act18_comp": 20.3, "sat19_part": 0.99, "sat19_ebrw": 483, "sat19_math": 460, "sat19_total": 943, "act19_part": 0.49, "act19_comp": 20.8, "pop19": 1792147, "poverty_pct": 15.6, "income17": 45300.0, "income18": 44900.0, "income19": 48900.0, "gdp17": 74800.0, "gdp18": 79040.0, "gdp19": 79140.0, "gdp19_percap": 44160.0}, {"state": "Wisconsin", "sat17_part": 0.03, "sat17_ebrw": 642, "sat17_math": 649, "sat17_total": 1291, "act17_part": 1.0, "act17_eng": 19.7, "act17_math": 20.4, "act17_read": 20.6, "act17_sci": 20.9, "act17_comp": 20.5, "sat18_part": 0.03, "sat18_ebrw": 641, "sat18_math": 653, "sat18_total": 1294, "act18_part": 1.0, "act18_comp": 20.5, "sat19_part": 0.03, "sat19_ebrw": 635, "sat19_math": 648, "sat19_total": 1283, "act19_part": 1.0, "act19_comp": 20.3, "pop19": 5822434, "poverty_pct": 8.7, "income17": 61900.0, "income18": 61900.0, "income19": 64200.0, "gdp17": 318400.0, "gdp18": 332300.0, "gdp19": 344700.0, "gdp19_percap": 59210.0}, {"state": "Wyoming", "sat17_part": 0.03, "sat17_ebrw": 626, "sat17_math": 604, "sat17_total": 1230, "act17_part": 1.0, "act17_eng": 19.4, "act17_math": 19.8, "act17_read": 20.8, "act17_sci": 20.6, "act17_comp": 20.2, "sat18_part": 0.03, "sat18_ebrw": 633, "sat18_math": 625, "sat18_total": 1257, "act18_part": 1.0, "act18_comp": 20.0, "sat19_part": 0.03, "sat19_ebrw": 623, "sat19_math": 615, "sat19_total": 1238, "act19_part": 1.0, "act19_comp": 19.8, "pop19": 578759, "poverty_pct": 10.5, "income17": 63000.0, "income18": 62700.0, "income19": 65000.0, "gdp17": 36860.0, "gdp18": 39030.0, "gdp19": 39600.0, "gdp19_percap": 68420.0}]}}
